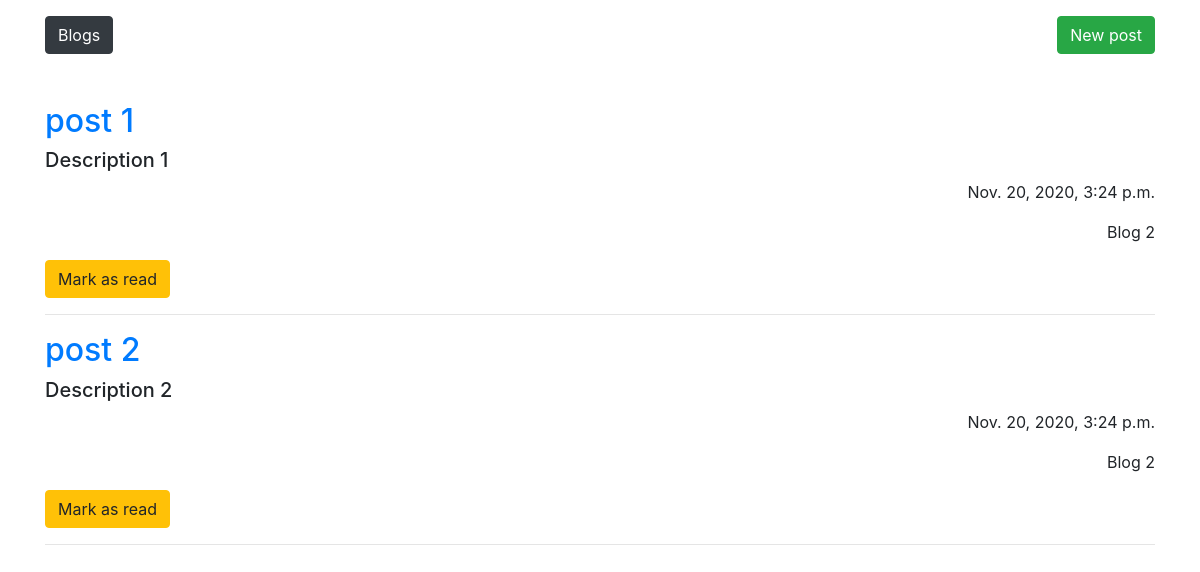
Before: /feed/ (signed in) with the older database file.
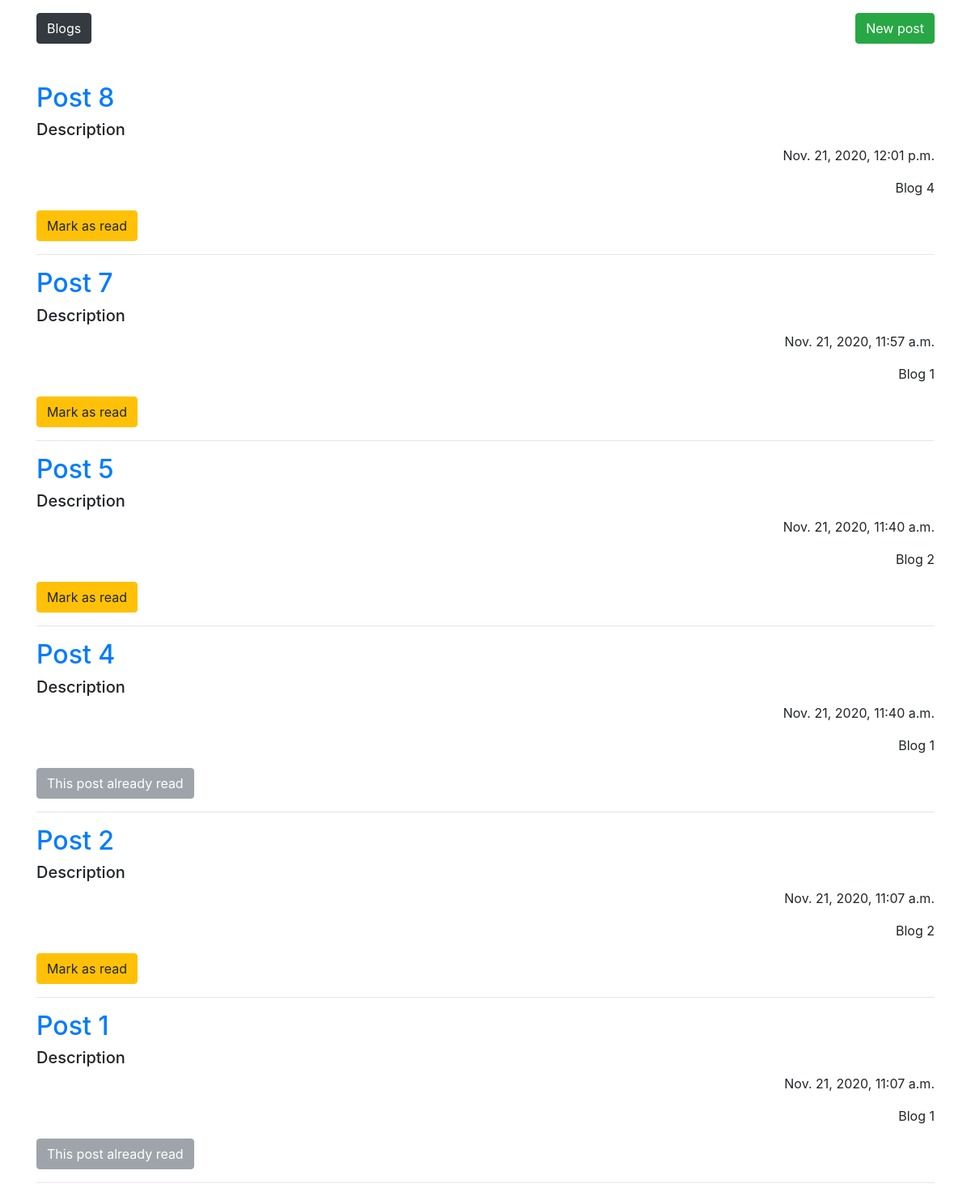
After: the same page with the newer database file.
### blog/models.py (models this page shows, shortened)
class Post(models.Model):
    title = models.CharField(max_length=150)
    description = models.TextField()
    time = models.DateTimeField(auto_now_add=True)
    blog = models.ForeignKey(
        Blog,
        related_name='post',
        on_delete=models.CASCADE
    )
    users_read = models.ManyToManyField(
        'auth.User',
        through=UsersRead,
        through_fields=('post', 'user'),
        blank=True
    )

class Blog(models.Model):
    title = models.CharField(max_length=120)
    slug = models.SlugField(unique=True)
    subscribers = models.ManyToManyField(
        'auth.User',
        related_name='subscribers',
        blank=True,
    )
    author = models.ForeignKey(
        'auth.User',
        related_name='blog',
        on_delete=models.CASCADE
    )
    def __str__(self):
        return self.title

### blog/views.py (the view)
# urls.py: path('feed/', PostListView.as_view(), name='post_list'),
class PostListView(generic.ListView):
    model = Post
    context_object_name = 'posts'
    template_name = 'blog/post-list.html'
    def get_queryset(self):
        if not self.request.user.is_anonymous:
            return Post.objects.filter(blog__subscribers__in=[self.request.user]).order_by('-time')
        return []

### blog/templates/blog/post-list.html (shortened to what this page needs)
{% extends 'base.html' %}
{% block content %}
<a href="{% url 'blog_list' %}" class="btn btn-dark mt-3 mb-5">Blogs</a>
<a class="btn btn-success mt-3 float-right" href="{% url 'post_create' %}">New post</a>
    {% for post in posts %}
        {% if request.user in post.blog.subscribers.all %}
        <div class="post">
            <h2><a href="{% url 'post_detail' slug=post.blog.slug pk=post.pk %}">{{ post.title }}</a></h2>
            <h5>{{ post.description }}</h5>
            <p class="text-right">{{ post.time }}</p>
            <p class="text-right">{{ post.blog }}</p>
            {% if request.user not in post.users_read.all %}
            <form action="{% url 'post_mark_as_read' pk=post.pk %}" method="POST">
                <input class="btn btn-warning" type="submit" value="Mark as read">
            </form>
            {% else %}
            <button class="btn btn-secondary margin-auto" disabled type="submit">This post already read</button>
            {% endif %}
            <hr>
        </div>
        {% endif %}
    {% endfor %}
{% endblock %}

Changed rows visible on the page:
removed Post: title "post 1", description "Description 1", time "Nov. 20, 2020, 3:24 p.m.", blog "Blog 2"
removed Post: title "post 2", description "Description 2", time "Nov. 20, 2020, 3:24 p.m.", blog "Blog 2"
added Post: title "Post 8", description "Description", time "Nov. 21, 2020, 12:01 p.m.", blog "Blog 4"
added Post: title "Post 7", description "Description", time "Nov. 21, 2020, 11:57 a.m.", blog "Blog 1"
added Post: title "Post 5", description "Description", time "Nov. 21, 2020, 11:40 a.m.", blog "Blog 2"
added Post: title "Post 4", description "Description", time "Nov. 21, 2020, 11:40 a.m.", blog "Blog 1", shows "This post already read"
added Post: title "Post 2", description "Description", time "Nov. 21, 2020, 11:07 a.m.", blog "Blog 2"
added Post: title "Post 1", description "Description", time "Nov. 21, 2020, 11:07 a.m.", blog "Blog 1", shows "This post already read"
